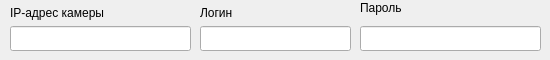
           <widget class="QWidget" name="ONVIF_groupbox">
            <widget class="QLabel" name="label_89">
             <property name="geometry">
              <rect>
               <x>10</x>
               <y>0</y>
               <width>181</width>
               <height>25</height>
              </rect>
             </property>
             <property name="text">
              <string>IP-адрес камеры</string>
             </property>
            </widget>
            <widget class="QLabel" name="label_90">
             <property name="geometry">
              <rect>
               <x>360</x>
               <y>0</y>
               <width>131</width>
               <height>16</height>
              </rect>
             </property>
             <property name="text">
              <string>Пароль</string>
             </property>
            </widget>
            <widget class="QLabel" name="label_91">
             <property name="geometry">
              <rect>
               <x>200</x>
               <y>0</y>
               <width>141</width>
               <height>25</height>
              </rect>
             </property>
             <property name="text">
              <string>Логин</string>
             </property>
            </widget>
            <widget class="QLineEdit" name="ONVIF_lineEdit__password">
             <property name="geometry">
              <rect>
               <x>360</x>
               <y>26</y>
               <width>181</width>
               <height>25</height>
              </rect>
             </property>
            </widget>
            <widget class="QLineEdit" name="ONVIF_lineEdit__login">
             <property name="geometry">
              <rect>
               <x>200</x>
               <y>26</y>
               <width>151</width>
               <height>25</height>
              </rect>
             </property>
            </widget>
            <widget class="QLineEdit" name="ONVIF_lineEdit__IPaddr">
             <property name="geometry">
              <rect>
               <x>10</x>
               <y>26</y>
               <width>181</width>
               <height>25</height>
              </rect>
             </property>
             <property name="text">
              <string/>
             </property>
            </widget>
           </widget>
